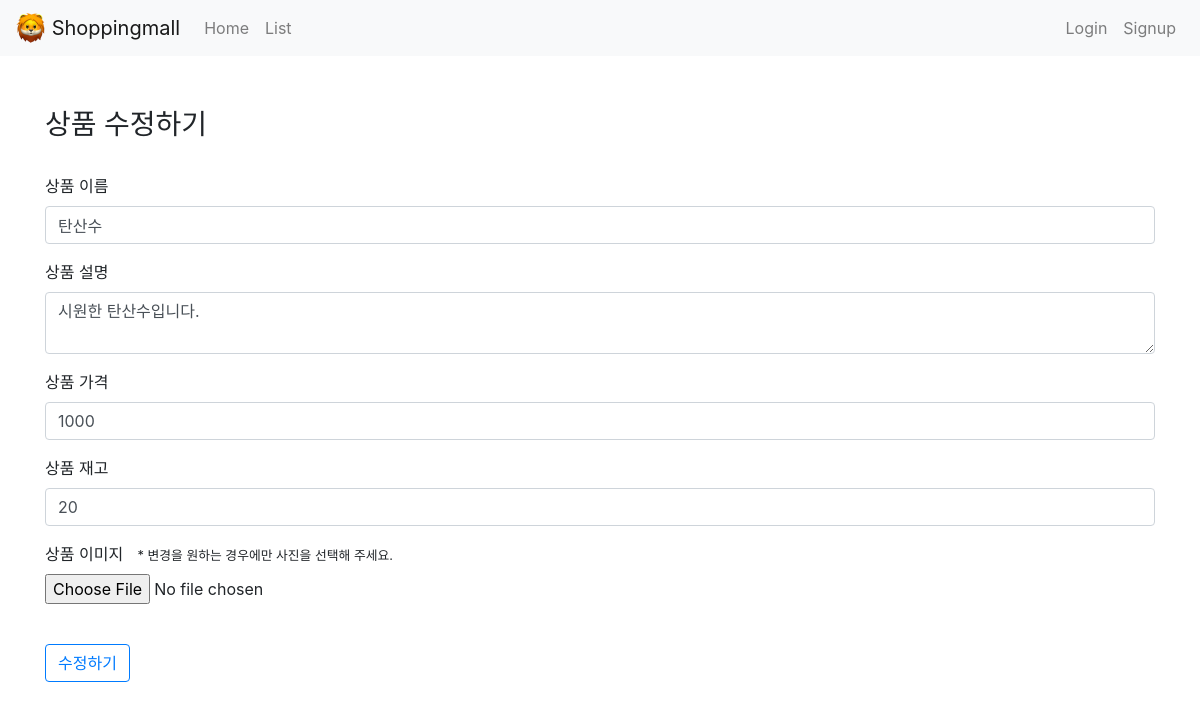
Screenshot of /products/1/edit/ with the database file from the repository.
### products/models.py (models this page shows)
class Product(models.Model):
    name = models.CharField(max_length=50) # 상품명
    description = models.TextField() # 설명
    price = models.IntegerField() # 가격
    stock = models.IntegerField() # 재고
    image = models.ImageField(upload_to='images/', null=True) # 이미지
    seller = models.ForeignKey(User, on_delete=models.CASCADE) # 판매자
    created_at = models.DateTimeField(auto_now_add = True)
    updated_at = models.DateTimeField(auto_now = True)

### products/views.py (the view, shortened to what this page needs)
# urls.py: path('<int:product_id>/edit/', update, name="update"),
def update(request, product_id): # 상품 수정은 특정 상품에 대한 페이지/기능이기 때문에 어떤 상품을 수정하는지 id값을 알아야 한다.
    product = get_object_or_404(Product, pk=product_id) # primary key가 전달받은 product_id와 일치하는 상품을 가져와서 product라는 변수에 담는다. 없으면 404 에러
    return render(request, 'products/edit.html', {"product": product}) # POST 방식의 요청이 아니라면 edit.html을 띄워준다.

### products/templates/products/edit.html (shortened to what this page needs)
{% extends 'base.html' %}
{% block content %}
<div class="mb-5">
    <h3>상품 수정하기</h3>
    <br>
    <form action="{% url 'products:update' product.id %}" method="POST" enctype="multipart/form-data">
        <div class="form-group">
            <label for="name">상품 이름</label>
            <input type="text" class="form-control" name="name" id="name" placeholder="상품 이름을 입력해주세요." value="{{ product.name }}" required>
        </div>
        <div class="form-group">
            <label for="description">상품 설명</label>
            <textarea class="form-control" name="description" id="description" placeholder="상품 설명을 입력해주세요..." required>{{ product.description }}</textarea>
        </div>
        <div class="form-group">
            <label for="price">상품 가격</label>
            <input type="number" class="form-control" name="price" id="price" min="0" value="{{ product.price}}" required>
        </div>
        <div class="form-group">
            <label for="stock">상품 재고</label>
            <input type="number" class="form-control" name="stock" id="stock" min="1" value="{{ product.stock }}" required>
        </div>
        <div class="form-group">
            <label>상품 이미지</label><small>&nbsp; &nbsp; * 변경을 원하는 경우에만 사진을 선택해 주세요.</small><br>
            <input type="file" name="image" accept="image/*">
        </div>
        <br>
        <input type="submit" value="수정하기" class="btn btn-outline-primary">
    </form>
</div>
{% endblock %}

### rows the page displays
Product: name "탄산수", description "시원한 탄산수입니다.", price "1000", stock "20"
